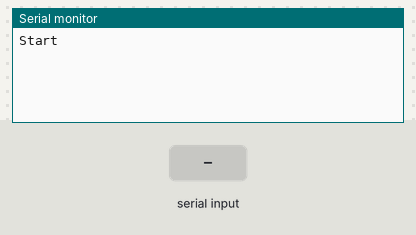
This sketch was run on a simulated Arduino Uno, built with avr-gcc and run on an emulated ATmega328P. On the bench: the last lines printed to the serial monitor. Inputs (shaded band) come from the test bench.

Above: at 1.8 s.
1.9 s: "s" received over Serial
At 3.9 s:
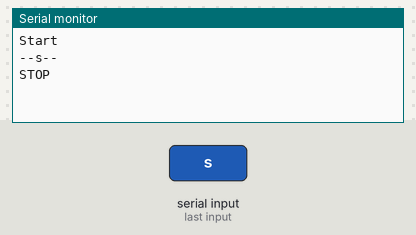
4.4 s: "1" received over Serial
At 5.8 s:
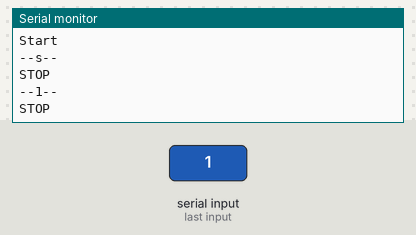

Measured:
- after the input at 1.9 s, the serial monitor: prints a new line after 1.0 s (image 1)
- after the input at 4.4 s, the serial monitor: prints a new line after 1.0 s (image 2)

The sketch:

serial_02.ino
```cpp
 String cmd ="";
 String temp;
void setup() {
  // put your setup code here, to run once:
  Serial.begin(9600);
  Serial.println("Start");

}

void loop() {
  delay(1000);

    cmd = Serial.readString();
    if(cmd == ""){
      temp = "s";
    }
 Serial.println("--"+cmd+"--");
    if(temp == "s"){
      Serial.println("START");
    }else{
      Serial.println("STOP");
    }

}
```
